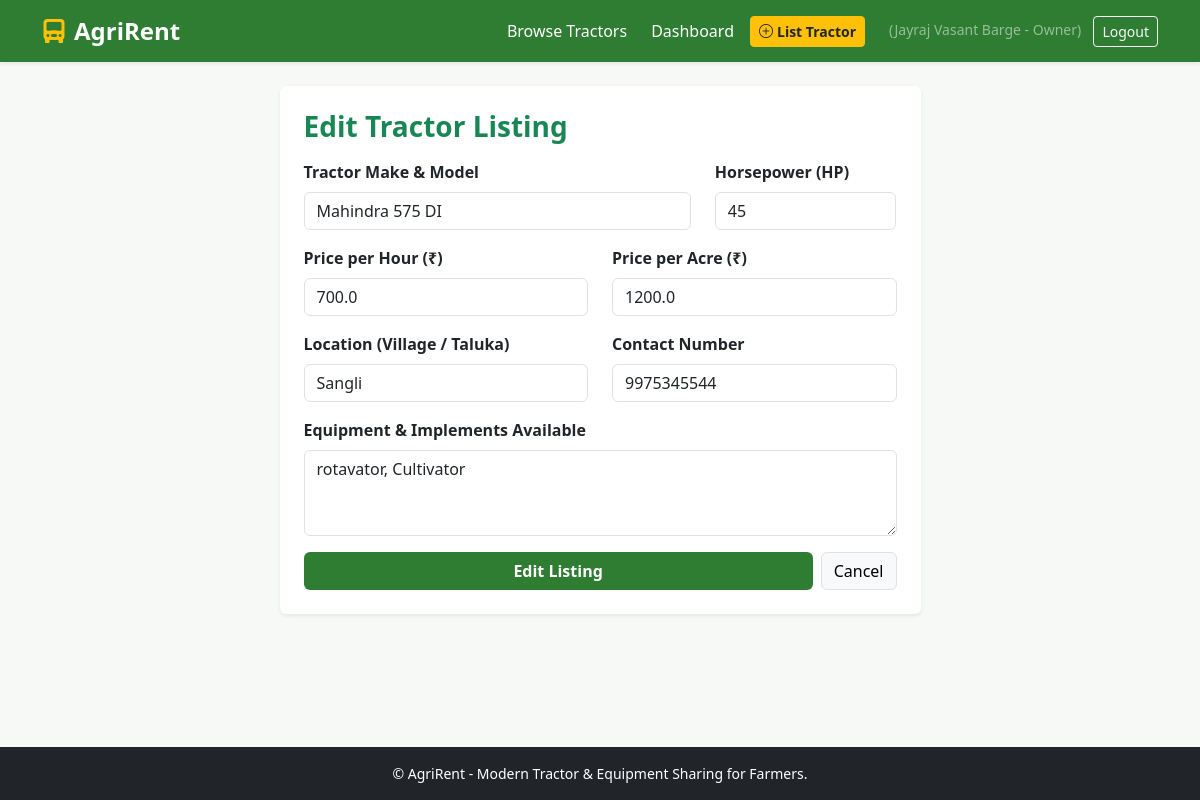
The app's page /owner/tractor/edit/1 (signed in) with its own data.
### tables this page shows
CREATE TABLE tractors (
                id INTEGER PRIMARY KEY AUTOINCREMENT,
                owner_id INTEGER NOT NULL,
                model TEXT NOT NULL,
                hp INTEGER NOT NULL,
                price_per_hour REAL NOT NULL,
                price_per_acre REAL NOT NULL,
                location TEXT NOT NULL,
                contact_number TEXT NOT NULL,
                description TEXT,
                is_available INTEGER DEFAULT 1,
                created_at TIMESTAMP DEFAULT CURRENT_TIMESTAMP,
                FOREIGN KEY (owner_id) REFERENCES users (id) ON DELETE CASCADE
            );

### app.py (the view, shortened to what this page needs)
@app.route('/owner/tractor/edit/<int:tractor_id>', methods=['GET', 'POST'])
@login_required
@role_required('owner')
def edit_tractor(tractor_id):
    db = get_db()
    tractor = db.execute("SELECT * FROM tractors WHERE id = ? AND owner_id = ?", (tractor_id, session['user_id'])).fetchone()
    if not tractor:
        flash('Listing not found or access denied.', 'danger')
        return redirect(url_for('owner_dashboard'))
    return render_template('tractor_form.html', action='Edit', tractor=tractor)

### app.py (called while the page is built)
def get_db():
    if 'db' not in g:
        g.db = sqlite3.connect(DATABASE)
        g.db.row_factory = sqlite3.Row
        g.db.execute("PRAGMA foreign_keys = ON;")
    return g.db

def login_required(f):
    @wraps(f)
    def decorated_function(*args, **kwargs):
        if 'user_id' not in session:
            flash('Please log in to access this page.', 'warning')
            return redirect(url_for('login'))
        return f(*args, **kwargs)
    return decorated_function

def role_required(role):
    def decorator(f):
        @wraps(f)
        def decorated_function(*args, **kwargs):
            if 'user_id' not in session:
                flash('Please log in first.', 'warning')
                return redirect(url_for('login'))
            if session.get('user_role') != role:
                flash('Unauthorized access for your user type.', 'danger')
                return redirect(url_for('index'))
            return f(*args, **kwargs)
        return decorated_function
    return decorator

### templates/tractor_form.html
{% extends 'base.html' %}
{% block content %}
<div class="row justify-content-center">
    <div class="col-md-7">
        <div class="card shadow-sm border-0 p-4">
            <h3 class="fw-bold text-success mb-3">{{ action }} Tractor Listing</h3>
            <form method="POST">
                <div class="row">
                    <div class="col-md-8 mb-3">
                        <label class="form-label fw-bold">Tractor Make & Model</label>
                        <input type="text" name="model" class="form-control" placeholder="e.g. Mahindra 575 DI" value="{{ tractor.model if tractor else '' }}" required>
                    </div>
                    <div class="col-md-4 mb-3">
                        <label class="form-label fw-bold">Horsepower (HP)</label>
                        <input type="number" name="hp" class="form-control" placeholder="45" value="{{ tractor.hp if tractor else '' }}" required>
                    </div>
                </div>
                <div class="row">
                    <div class="col-md-6 mb-3">
                        <label class="form-label fw-bold">Price per Hour (₹)</label>
                        <input type="number" step="10" name="price_per_hour" class="form-control" placeholder="700" value="{{ tractor.price_per_hour if tractor else '' }}" required>
                    </div>
                    <div class="col-md-6 mb-3">
                        <label class="form-label fw-bold">Price per Acre (₹)</label>
                        <input type="number" step="10" name="price_per_acre" class="form-control" placeholder="1200" value="{{ tractor.price_per_acre if tractor else '' }}" required>
                    </div>
                </div>
                <div class="row">
                    <div class="col-md-6 mb-3">
                        <label class="form-label fw-bold">Location (Village / Taluka)</label>
                        <input type="text" name="location" class="form-control" placeholder="e.g. Baramati" value="{{ tractor.location if tractor else '' }}" required>
                    </div>
                    <div class="col-md-6 mb-3">
                        <label class="form-label fw-bold">Contact Number</label>
                        <input type="tel" name="contact_number" class="form-control" placeholder="Phone to receive calls" value="{{ tractor.contact_number if tractor else session.get('user_phone', '') }}" required>
                    </div>
                </div>
                <div class="mb-3">
                    <label class="form-label fw-bold">Equipment & Implements Available</label>
                    <textarea name="description" class="form-control" rows="3" placeholder="Includes rotavator, cultivator, 2-bottom reversible plough, etc.">{{ tractor.description if tractor else '' }}</textarea>
                </div>
                <div class="d-flex gap-2">
                    <button type="submit" class="btn btn-agri fw-bold flex-grow-1">{{ action }} Listing</button>
                    <a href="{{ url_for('owner_dashboard') }}" class="btn btn-light border">Cancel</a>
                </div>
            </form>
        </div>
    </div>
</div>
{% endblock %}

### templates/base.html (style rules this page uses)
:root { --agri-green: #2e7d32; --agri-dark: #1b5e20; --agri-wheat: #fff8e1; }
body { background-color: #f7f9f6; font-family: system-ui, -apple-system, sans-serif; min-height: 100vh; display: flex; flex-direction: column; }
.btn-agri { background-color: var(--agri-green); color: white; }

### records on screen
tractors: model "Mahindra 575 DI", hp "45", price_per_hour "700.0", price_per_acre "1200.0", location "Sangli", contact_number "9975345544", description "rotavator, Cultivator"

### other values on screen
{{ session.get('user_name') }} "Jayraj Vasant Barge"
{{ session.get('user_role').capitalize() }} "Owner"
{{ action }} "Edit"
